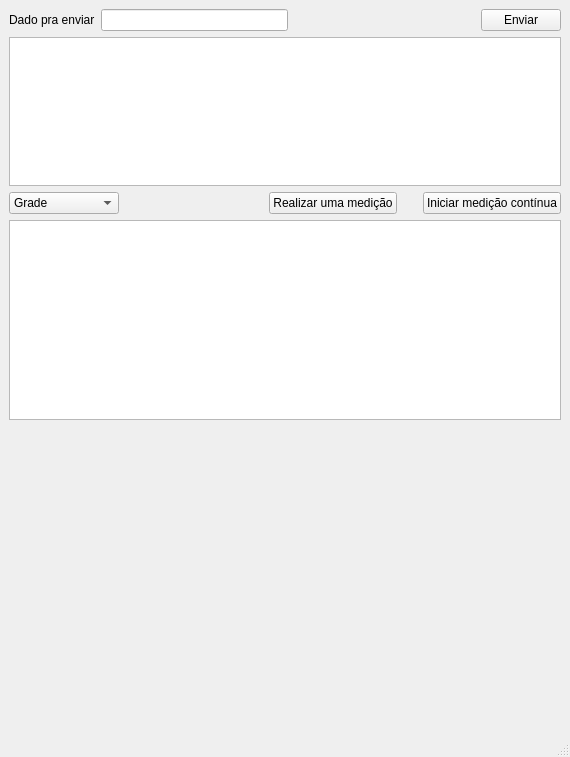
<?xml version="1.0" encoding="UTF-8"?>
<ui version="4.0">
 <class>MainWindow</class>
 <widget class="QMainWindow" name="MainWindow">
  <property name="geometry">
   <rect>
    <x>0</x>
    <y>0</y>
    <width>570</width>
    <height>757</height>
   </rect>
  </property>
  <property name="windowTitle">
   <string>MainWindow</string>
  </property>
  <widget class="QWidget" name="centralwidget">
   <layout class="QVBoxLayout" name="verticalLayout_3">
    <item>
     <layout class="QVBoxLayout" name="verticalLayout">
      <item>
       <layout class="QHBoxLayout" name="horizontalLayout">
        <property name="sizeConstraint">
         <enum>QLayout::SetDefaultConstraint</enum>
        </property>
        <item>
         <widget class="QLabel" name="label">
          <property name="text">
           <string>Dado pra enviar</string>
          </property>
         </widget>
        </item>
        <item>
         <widget class="QLineEdit" name="lineEdit"/>
        </item>
        <item>
         <spacer name="horizontalSpacer">
          <property name="orientation">
           <enum>Qt::Horizontal</enum>
          </property>
          <property name="sizeHint" stdset="0">
           <size>
            <width>20</width>
            <height>20</height>
           </size>
          </property>
         </spacer>
        </item>
        <item>
         <widget class="QPushButton" name="pushButton">
          <property name="text">
           <string>Enviar</string>
          </property>
         </widget>
        </item>
       </layout>
      </item>
      <item>
       <spacer name="verticalSpacer">
        <property name="orientation">
         <enum>Qt::Vertical</enum>
        </property>
        <property name="sizeType">
         <enum>QSizePolicy::Preferred</enum>
        </property>
        <property name="sizeHint" stdset="0">
         <size>
          <width>20</width>
          <height>20</height>
         </size>
        </property>
       </spacer>
      </item>
      <item>
       <widget class="QPlainTextEdit" name="plainTextEdit">
        <property name="sizePolicy">
         <sizepolicy hsizetype="Expanding" vsizetype="Preferred">
          <horstretch>0</horstretch>
          <verstretch>0</verstretch>
         </sizepolicy>
        </property>
        <property name="minimumSize">
         <size>
          <width>550</width>
          <height>100</height>
         </size>
        </property>
        <property name="maximumSize">
         <size>
          <width>16777215</width>
          <height>300</height>
         </size>
        </property>
        <property name="readOnly">
         <bool>true</bool>
        </property>
       </widget>
      </item>
     </layout>
    </item>
    <item>
     <layout class="QVBoxLayout" name="verticalLayout_2">
      <item>
       <layout class="QHBoxLayout" name="horizontalLayout_2">
        <item>
         <widget class="QComboBox" name="comboBox">
          <property name="minimumSize">
           <size>
            <width>100</width>
            <height>0</height>
           </size>
          </property>
          <item>
           <property name="text">
            <string>Grade</string>
           </property>
          </item>
          <item>
           <property name="text">
            <string>Demonstração</string>
           </property>
          </item>
         </widget>
        </item>
        <item>
         <spacer name="horizontalSpacer_2">
          <property name="orientation">
           <enum>Qt::Horizontal</enum>
          </property>
          <property name="sizeHint" stdset="0">
           <size>
            <width>40</width>
            <height>20</height>
           </size>
          </property>
         </spacer>
        </item>
        <item>
         <widget class="QPushButton" name="pushButton_oneshot">
          <property name="text">
           <string>Realizar uma medição</string>
          </property>
         </widget>
        </item>
        <item>
         <spacer name="horizontalSpacer_3">
          <property name="orientation">
           <enum>Qt::Horizontal</enum>
          </property>
          <property name="sizeType">
           <enum>QSizePolicy::Preferred</enum>
          </property>
          <property name="sizeHint" stdset="0">
           <size>
            <width>20</width>
            <height>10</height>
           </size>
          </property>
         </spacer>
        </item>
        <item>
         <widget class="QPushButton" name="pushButton_continuous">
          <property name="text">
           <string>Iniciar medição contínua</string>
          </property>
         </widget>
        </item>
       </layout>
      </item>
      <item>
       <spacer name="verticalSpacer_3">
        <property name="orientation">
         <enum>Qt::Vertical</enum>
        </property>
        <property name="sizeType">
         <enum>QSizePolicy::Preferred</enum>
        </property>
        <property name="sizeHint" stdset="0">
         <size>
          <width>20</width>
          <height>20</height>
         </size>
        </property>
       </spacer>
      </item>
      <item>
       <widget class="QPlainTextEdit" name="plainTextEdit_2">
        <property name="sizePolicy">
         <sizepolicy hsizetype="Preferred" vsizetype="Expanding">
          <horstretch>0</horstretch>
          <verstretch>0</verstretch>
         </sizepolicy>
        </property>
        <property name="minimumSize">
         <size>
          <width>550</width>
          <height>200</height>
         </size>
        </property>
        <property name="readOnly">
         <bool>true</bool>
        </property>
       </widget>
      </item>
      <item>
       <spacer name="verticalSpacer_2">
        <property name="orientation">
         <enum>Qt::Vertical</enum>
        </property>
        <property name="sizeType">
         <enum>QSizePolicy::Preferred</enum>
        </property>
        <property name="sizeHint" stdset="0">
         <size>
          <width>20</width>
          <height>15</height>
         </size>
        </property>
       </spacer>
      </item>
      <item>
       <widget class="PlotWidget" name="graphWidget" native="true">
        <property name="sizePolicy">
         <sizepolicy hsizetype="Expanding" vsizetype="Expanding">
          <horstretch>0</horstretch>
          <verstretch>0</verstretch>
         </sizepolicy>
        </property>
        <property name="minimumSize">
         <size>
          <width>200</width>
          <height>300</height>
         </size>
        </property>
       </widget>
      </item>
     </layout>
    </item>
   </layout>
  </widget>
  <widget class="QMenuBar" name="menubar">
   <property name="geometry">
    <rect>
     <x>0</x>
     <y>0</y>
     <width>570</width>
     <height>22</height>
    </rect>
   </property>
  </widget>
  <widget class="QStatusBar" name="statusbar"/>
 </widget>
 <customwidgets>
  <customwidget>
   <class>PlotWidget</class>
   <extends>QWidget</extends>
   <header>pyqtgraph</header>
   <container>1</container>
  </customwidget>
 </customwidgets>
 <resources/>
 <connections/>
</ui>
